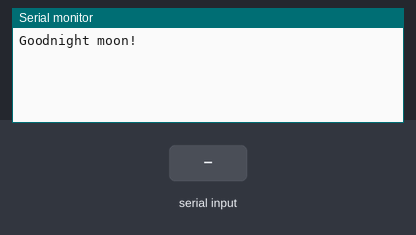
The sketch below on a simulated Arduino Uno, built with avr-gcc and run on an emulated ATmega328P. On the bench: the last lines printed to the serial monitor. The inputs (shaded band) are chosen by the test bench.

Above: at 1.2 s.
1.3 s: "1" received over the second serial link
At 1.8 s:
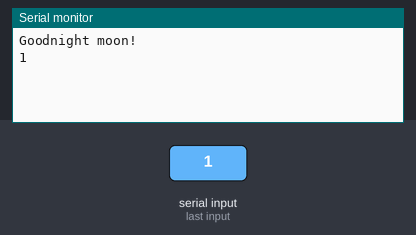
2.8 s: "0" received over the second serial link
At 4.0 s:
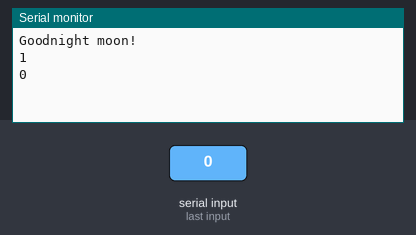
4.3 s: "2" received over the second serial link
At 5.3 s:
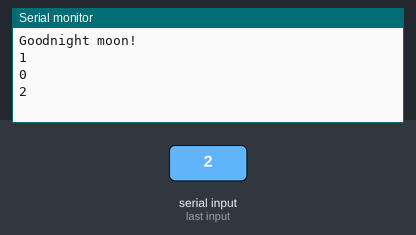

Measured:
- after the input at 1.3 s, the serial monitor: prints a new line at once (image 1)
- after the input at 2.8 s, the serial monitor: prints a new line at once (image 2)
- after the input at 4.3 s, the serial monitor: prints a new line at once (image 3)

The sketch:

treadmill_hiddenReward_111016a.ino
```cpp
/*
Based on arduino SoftwareSerialExample

NOTE:
This version is for Arduino UNO

 */
#include <SoftwareSerial.h>
int rotSerPinRx = 2;
int rotSerPinTx = 3;
SoftwareSerial rotSerial(rotSerPinRx, rotSerPinTx); // RX, TX

// Other pins
int lickPin = 4;
int spkrPin = 5;
int ledPin = 13;

int solPin1 = 5;
int solPin2 = 6;

// times
long startTime = 0;

//
int currPos = 0;
int prevPos = 0;
int dy = 0;
int vel = 0;

char inMess;
char outMess;

void setup()
{
  // set up pins
  pinMode(lickPin, INPUT);
  //pinMode(spkrPin, INPUT);
  pinMode(ledPin, INPUT);
  pinMode(solPin1, INPUT);
  pinMode(solPin2, INPUT);

  // Open serial communications
  Serial.begin(9600);
  while (!Serial) {
    ; // wait for serial port to connect. Needed for Leonardo only
  }
  Serial.println("Goodnight moon!");

  // set the data rate for the SoftwareSerial port
  rotSerial.begin(115200);
  //rotSerial.println("Hello, world?");
}

void loop() // run over and over
{
  if (rotSerial.available()) {
    //Serial.write(rotSerial.read());
    inMess = rotSerial.read();

    Serial.println(inMess);

//    yInd = inMess.indexOf("dy"); // index of "dy" in rotary encoder message
//    mInd = inMess.indexOf("millis");
//
//    dyStr = inMess.substring(yInd+3, mInd-4);
//    dy = dyStr.toInt();
//    msStr = inMess.substring(mInd+8, inMess.length()-1);
//    reTime = msStr.toInt();
//    dt = reTime - prevReTime;
//
//    vel = dy/dt;
//    currPos = prevPos + dy;
//
//    Serial.println("vel=" + vel);
//    Serial.println("currPos=" + currPos);
//
//    if (currPos >= rewBegPos && curPos <= rewEndPos) {
//      if (digitalRead(lickPin)) {
//        giveReward();
//      }
//    }

  }
//  if (Serial.available()) {
//    rotSerial.write(Serial.read());
//  }
}
```
